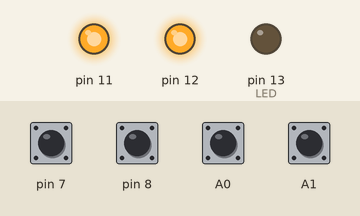
This sketch was run on a simulated Arduino Uno, built with avr-gcc and run on an emulated ATmega328P. On the bench: output pins drawn as LEDs (lit = HIGH). Inputs (shaded band) come from the test bench; at power-on: A0, A1, pin 7, pin 8 HIGH.

Above: at 1.2 s.
1.3 s: pin 7 pulled LOW for 0.15 s
At 1.37 s:
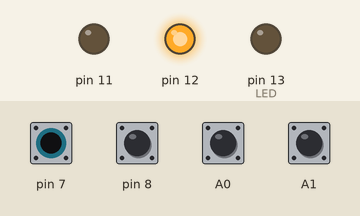
2.9 s: pin 8 pulled LOW for 0.15 s
At 2.97 s:
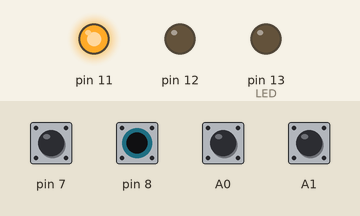
4.5 s: A0 pulled LOW for 0.15 s
At 5.8 s:
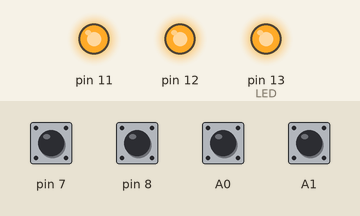
6.1 s: pin 7 pulled LOW for 1 s
At 6.4 s:
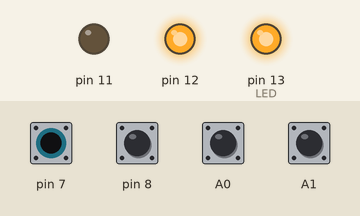
8.6 s: pin 8 pulled LOW for 1 s
At 9.4 s:
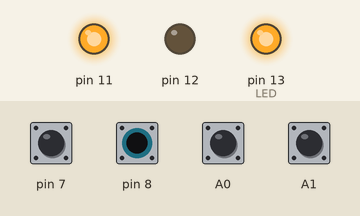
11.1 s: pin 7 driven LOW and pin 8 driven LOW
At 11.4 s:
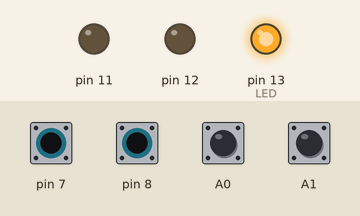
Timing chart, 0 to 13.6 s (numbered marks = the images above; inputs shaded):
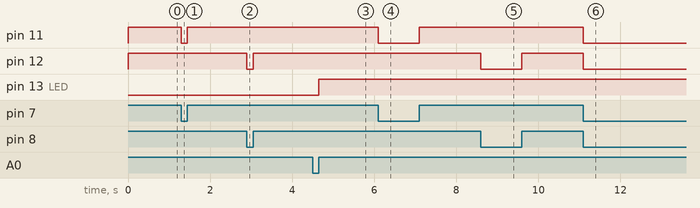

Measured:
- after the input at 1.3 s, pin 11: HIGH → LOW at once, → HIGH 0.15 s later
- after the input at 2.9 s, pin 12: HIGH → LOW at once, → HIGH 0.15 s later
- after the input at 4.5 s, pin 13 (LED): LOW → HIGH after 0.15 s
- after the input at 6.1 s, pin 11: HIGH → LOW at once, → HIGH 1.0 s later
- after the input at 8.6 s, pin 12: HIGH → LOW at once, → HIGH 1.0 s later
- after the input at 11.1 s, pin 11, pin 12: HIGH → LOW at once

The sketch:

PCInterrupt.ino
```cpp
// Install Pin change interrupt for a pin, can be called multiple times

void pciSetup(byte pin) {
	*digitalPinToPCMSK(pin) |= bit(digitalPinToPCMSKbit(pin));  // enable pin
	PCIFR |= bit(digitalPinToPCICRbit(pin)); // clear any outstanding interrupt
	PCICR |= bit(digitalPinToPCICRbit(pin)); // enable interrupt for the group
}

// Use one Routine to handle each group

ISR (PCINT0_vect)// handle pin change interrupt for D8 to D13 here
{
	digitalWrite(12,digitalRead(8));
}

ISR (PCINT1_vect) // handle pin change interrupt for A0 to A5 here
{
	digitalWrite(13,digitalRead(A0) and digitalRead(A1));
}

ISR (PCINT2_vect) // handle pin change interrupt for D0 to D7 here
{
	digitalWrite(11,digitalRead(7));
}

void setup() {
	int i;

// set pullups, if necessary
	for (i = 0; i <= 12; i++)
		digitalWrite(i, HIGH);  // pinMode( ,INPUT) is default

	for (i = A0; i <= A5; i++)
		digitalWrite(i, HIGH);

	pinMode(11, OUTPUT);
	pinMode(12, OUTPUT);
	pinMode(13, OUTPUT);  // LED

// enable interrupt for pin...
	pciSetup(7);
    //PCICR |= 0x04; //0b00000100
	pciSetup(8);
    //PCICR |= 0x02; //0b00000010
	pciSetup (A0);
	pciSetup (A1);
	//PCICR |= 0x01; //0b00000001
}

void loop() {
	// Nothing needed
}
```
